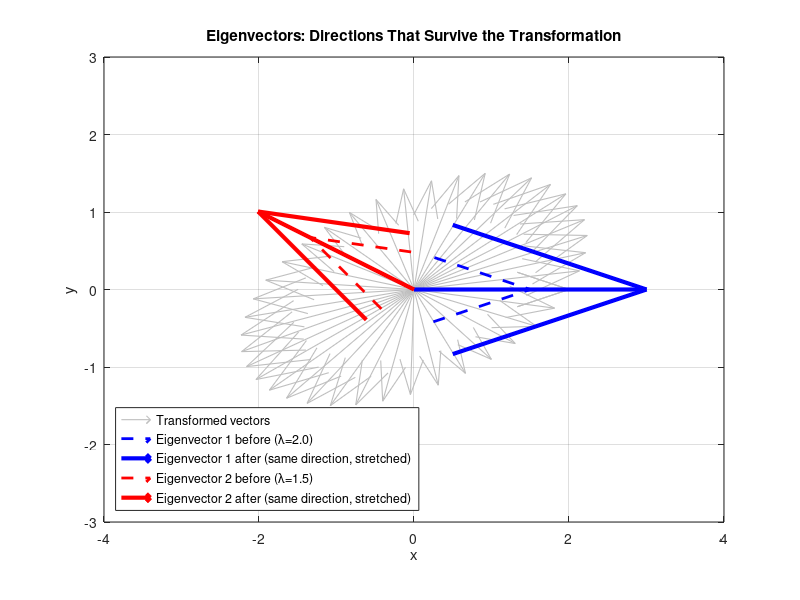

Write the MATLAB code that produced this figure. (Note: this script raises an error after producing the figure.)
% MODULE 04: MATH FOUNDATIONS -- Eigenvalues: Directions That Survive
% Most vectors change direction when transformed. Eigenvectors don't.
%
% Part of the Matlab for Computational Neuroscience course
% Module 04: Math Foundations
%
% What you'll see when you run this:
%   Figure 1: All transformed vectors (gray) with eigenvectors highlighted
%   Figure 2: Verification -- eigenvectors before and after, same direction

clear; clc; close all;

%% 1. The Transformation
% Same matrix from demo_matrix_transform.m

A = [2 1; 0 1.5];

% Create a circle of arrows
theta = linspace(0, 2*pi, 40);
arrows = [cos(theta); sin(theta)];

% Transform all arrows
transformed = A * arrows;

%% 2. Find the Eigenvectors
% Eigenvectors are the special directions that KEEP their direction.

[V, D] = eig(A);

% Extract eigenvectors and eigenvalues
ev1 = V(:,1);   lambda1 = D(1,1);
ev2 = V(:,2);   lambda2 = D(2,2);

fprintf('--- Eigenvalue Decomposition ---\n');
fprintf('Matrix A:\n');
disp(A);
fprintf('Eigenvector 1: [%.3f; %.3f],  eigenvalue = %.2f\n', ev1(1), ev1(2), lambda1);
fprintf('Eigenvector 2: [%.3f; %.3f],  eigenvalue = %.2f\n', ev2(1), ev2(2), lambda2);

%% 3. Visualize: Directions That Survive
% Gray arrows: all vectors after transformation (they changed direction)
% Colored arrows: eigenvectors -- they KEPT their direction

figure(1);

% All transformed vectors in light gray
quiver(zeros(1, 40), zeros(1, 40), transformed(1,:), transformed(2,:), 0, ...
    'Color', [0.75 0.75 0.75], 'LineWidth', 0.8);
hold on;

% Eigenvector 1: before (dashed) and after (solid)
scale = 1.5;
quiver(0, 0, ev1(1)*scale, ev1(2)*scale, 0, 'b--', 'LineWidth', 2, 'MaxHeadSize', 0.5);
quiver(0, 0, ev1(1)*scale*lambda1, ev1(2)*scale*lambda1, 0, 'b-', 'LineWidth', 3, 'MaxHeadSize', 0.5);

% Eigenvector 2: before (dashed) and after (solid)
quiver(0, 0, ev2(1)*scale, ev2(2)*scale, 0, 'r--', 'LineWidth', 2, 'MaxHeadSize', 0.5);
quiver(0, 0, ev2(1)*scale*lambda2, ev2(2)*scale*lambda2, 0, 'r-', 'LineWidth', 3, 'MaxHeadSize', 0.5);

hold off;
axis equal; grid on;
xlim([-4 4]); ylim([-3 3]);
title('Eigenvectors: Directions That Survive the Transformation');
xlabel('x'); ylabel('y');
legend('Transformed vectors', ...
    sprintf('Eigenvector 1 before (\\lambda=%.1f)', lambda1), ...
    'Eigenvector 1 after (same direction, stretched)', ...
    sprintf('Eigenvector 2 before (\\lambda=%.1f)', lambda2), ...
    'Eigenvector 2 after (same direction, stretched)', ...
    'Location', 'southwest');

%% 4. Verify: A*v = lambda*v
% The eigenvalue equation: multiplying by the matrix gives the same result
% as multiplying by the scalar eigenvalue.

fprintf('\n--- Verification: A*v = lambda*v ---\n');

result1_matrix = A * ev1;
result1_scalar = lambda1 * ev1;
fprintf('Eigenvector 1:\n');
fprintf('  A * v1      = [%.4f; %.4f]\n', result1_matrix(1), result1_matrix(2));
fprintf('  lambda1 * v1 = [%.4f; %.4f]\n', result1_scalar(1), result1_scalar(2));
fprintf('  Same? %s\n', mat2str(round(result1_matrix - result1_scalar, 10) == 0));

result2_matrix = A * ev2;
result2_scalar = lambda2 * ev2;
fprintf('Eigenvector 2:\n');
fprintf('  A * v2      = [%.4f; %.4f]\n', result2_matrix(1), result2_matrix(2));
fprintf('  lambda2 * v2 = [%.4f; %.4f]\n', result2_scalar(1), result2_scalar(2));
fprintf('  Same? %s\n', mat2str(round(result2_matrix - result2_scalar, 10) == 0));

%% 5. Side-by-Side: Before and After
% A clearer view: eigenvectors stand out while everything else rotates.

figure(2);

subplot(1, 2, 1);
% Original arrows
quiver(zeros(1, 40), zeros(1, 40), arrows(1,:), arrows(2,:), 0, ...
    'Color', [0.75 0.75 0.75], 'LineWidth', 0.8);
hold on;
% Highlight eigenvectors in original
quiver(0, 0, ev1(1)*scale, ev1(2)*scale, 0, 'b-', 'LineWidth', 2.5, 'MaxHeadSize', 0.5);
quiver(0, 0, ev2(1)*scale, ev2(2)*scale, 0, 'r-', 'LineWidth', 2.5, 'MaxHeadSize', 0.5);
hold off;
axis equal; grid on;
xlim([-3 3]); ylim([-3 3]);
title('Before Transformation');
legend('All vectors', 'Eigenvector 1', 'Eigenvector 2', 'Location', 'southwest');

subplot(1, 2, 2);
% Transformed arrows
quiver(zeros(1, 40), zeros(1, 40), transformed(1,:), transformed(2,:), 0, ...
    'Color', [0.75 0.75 0.75], 'LineWidth', 0.8);
hold on;
% Highlight eigenvectors after transformation (same direction, different length)
quiver(0, 0, ev1(1)*scale*lambda1, ev1(2)*scale*lambda1, 0, 'b-', 'LineWidth', 2.5, 'MaxHeadSize', 0.5);
quiver(0, 0, ev2(1)*scale*lambda2, ev2(2)*scale*lambda2, 0, 'r-', 'LineWidth', 2.5, 'MaxHeadSize', 0.5);
hold off;
axis equal; grid on;
xlim([-4 4]); ylim([-3 3]);
title('After Transformation');
legend('All vectors', ...
    sprintf('Eigenvector 1 (stretched by %.1f)', lambda1), ...
    sprintf('Eigenvector 2 (stretched by %.1f)', lambda2), ...
    'Location', 'southwest');

sgtitle('Eigenvectors Keep Their Direction -- Only the Length Changes');

fprintf('\nDone! You should see two figures.\n');
fprintf('\nKey insight: Eigenvectors are the directions that SURVIVE\n');
fprintf('a transformation. Everything else gets twisted around.\n');
